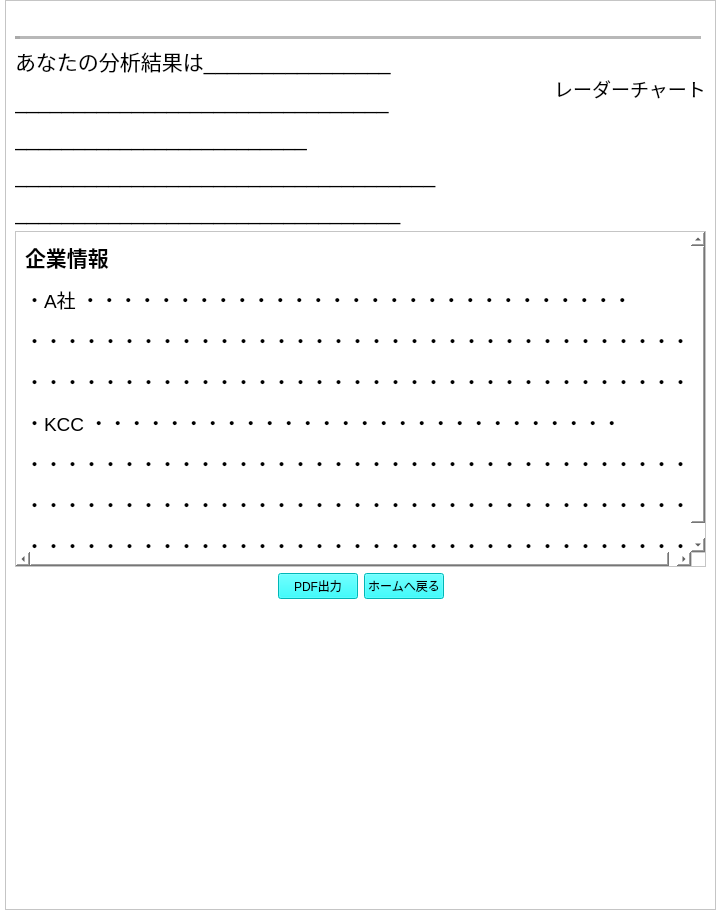
<?xml version="1.0" encoding="UTF-8"?>
<ui version="4.0">
 <class>Form</class>
 <widget class="QWidget" name="Form">
  <property name="geometry">
   <rect>
    <x>0</x>
    <y>0</y>
    <width>721</width>
    <height>910</height>
   </rect>
  </property>
  <property name="windowTitle">
   <string>進路適性診断 e-navi</string>
  </property>
  <property name="styleSheet">
   <string notr="true">background-color: rgb(255,255,255);</string>
  </property>
  <layout class="QGridLayout" name="gridLayout">
   <property name="leftMargin">
    <number>5</number>
   </property>
   <property name="topMargin">
    <number>0</number>
   </property>
   <property name="rightMargin">
    <number>5</number>
   </property>
   <property name="bottomMargin">
    <number>0</number>
   </property>
   <property name="spacing">
    <number>0</number>
   </property>
   <item row="0" column="0">
    <widget class="QScrollArea" name="scrollArea">
     <property name="styleSheet">
      <string notr="true"/>
     </property>
     <property name="widgetResizable">
      <bool>true</bool>
     </property>
     <widget class="QWidget" name="scrollAreaWidgetContents">
      <property name="geometry">
       <rect>
        <x>0</x>
        <y>0</y>
        <width>709</width>
        <height>908</height>
       </rect>
      </property>
      <layout class="QVBoxLayout" name="verticalLayout">
       <item>
        <layout class="QHBoxLayout" name="horizontalLayout_2">
         <item>
          <widget class="QLabel" name="label">
           <property name="text">
            <string/>
           </property>
           <property name="pixmap">
            <pixmap>../image/enavi_header.png</pixmap>
           </property>
          </widget>
         </item>
         <item>
          <spacer name="horizontalSpacer">
           <property name="orientation">
            <enum>Qt::Horizontal</enum>
           </property>
           <property name="sizeHint" stdset="0">
            <size>
             <width>40</width>
             <height>20</height>
            </size>
           </property>
          </spacer>
         </item>
        </layout>
       </item>
       <item>
        <widget class="Line" name="line">
         <property name="lineWidth">
          <number>5</number>
         </property>
         <property name="midLineWidth">
          <number>10</number>
         </property>
         <property name="orientation">
          <enum>Qt::Horizontal</enum>
         </property>
        </widget>
       </item>
       <item>
        <layout class="QHBoxLayout" name="horizontalLayout_11">
         <item>
          <widget class="QLabel" name="label_6">
           <property name="text">
            <string>&lt;html&gt;&lt;head/&gt;&lt;body&gt;&lt;p&gt;&lt;span style=&quot; font-size:16pt;&quot;&gt;あなたの分析結果は________________&lt;/span&gt;&lt;/p&gt;&lt;p&gt;&lt;span style=&quot; font-size:16pt;&quot;&gt;________________________________&lt;/span&gt;&lt;/p&gt;&lt;p&gt;&lt;span style=&quot; font-size:16pt;&quot;&gt;_________________________&lt;/span&gt;&lt;/p&gt;&lt;p&gt;&lt;span style=&quot; font-size:16pt;&quot;&gt;____________________________________&lt;/span&gt;&lt;/p&gt;&lt;p&gt;&lt;span style=&quot; font-size:16pt;&quot;&gt;_________________________________&lt;/span&gt;&lt;/p&gt;&lt;/body&gt;&lt;/html&gt;</string>
           </property>
          </widget>
         </item>
         <item>
          <spacer name="horizontalSpacer_2">
           <property name="orientation">
            <enum>Qt::Horizontal</enum>
           </property>
           <property name="sizeHint" stdset="0">
            <size>
             <width>40</width>
             <height>20</height>
            </size>
           </property>
          </spacer>
         </item>
         <item>
          <layout class="QVBoxLayout" name="verticalLayout_2">
           <item>
            <widget class="QLabel" name="label_2">
             <property name="text">
              <string>&lt;html&gt;&lt;head/&gt;&lt;body&gt;&lt;p&gt;&lt;span style=&quot; font-size:14pt;&quot;&gt;レーダーチャート&lt;/span&gt;&lt;/p&gt;&lt;/body&gt;&lt;/html&gt;</string>
             </property>
            </widget>
           </item>
           <item>
            <widget class="QLabel" name="label_3">
             <property name="text">
              <string/>
             </property>
             <property name="pixmap">
              <pixmap>../image/radar.png</pixmap>
             </property>
            </widget>
           </item>
          </layout>
         </item>
        </layout>
       </item>
       <item>
        <widget class="QScrollArea" name="scrollArea_2">
         <property name="verticalScrollBarPolicy">
          <enum>Qt::ScrollBarAlwaysOn</enum>
         </property>
         <property name="widgetResizable">
          <bool>true</bool>
         </property>
         <widget class="QWidget" name="scrollAreaWidgetContents_2">
          <property name="geometry">
           <rect>
            <x>0</x>
            <y>0</y>
            <width>676</width>
            <height>282</height>
           </rect>
          </property>
          <layout class="QVBoxLayout" name="verticalLayout_4">
           <item>
            <layout class="QVBoxLayout" name="verticalLayout_3">
             <item>
              <widget class="QLabel" name="label_4">
               <property name="text">
                <string>&lt;html&gt;&lt;head/&gt;&lt;body&gt;&lt;p&gt;&lt;span style=&quot; font-size:16pt; font-weight:600;&quot;&gt;企業情報&lt;/span&gt;&lt;/p&gt;&lt;p&gt;&lt;span style=&quot; font-size:14pt;&quot;&gt;・A社　・・・・・・・・・・・・・・・・・・・・・・・・・・・・・&lt;/span&gt;&lt;/p&gt;&lt;p&gt;&lt;span style=&quot; font-size:14pt;&quot;&gt;・・・・・・・・・・・・・・・・・・・・・・・・・・・・・・・・・・・&lt;/span&gt;&lt;/p&gt;&lt;p&gt;&lt;span style=&quot; font-size:14pt;&quot;&gt;・・・・・・・・・・・・・・・・・・・・・・・・・・・・・・・・・・・&lt;/span&gt;&lt;/p&gt;&lt;p&gt;&lt;span style=&quot; font-size:14pt;&quot;&gt;・KCC　・・・・・・・・・・・・・・・・・・・・・・・・・・・・&lt;/span&gt;&lt;/p&gt;&lt;p&gt;&lt;span style=&quot; font-size:14pt;&quot;&gt;・・・・・・・・・・・・・・・・・・・・・・・・・・・・・・・・・・・&lt;/span&gt;&lt;/p&gt;&lt;p&gt;&lt;span style=&quot; font-size:14pt;&quot;&gt;・・・・・・・・・・・・・・・・・・・・・・・・・・・・・・・・・・・&lt;/span&gt;&lt;/p&gt;&lt;p&gt;&lt;span style=&quot; font-size:14pt;&quot;&gt;・・・・・・・・・・・・・・・・・・・・・・・・・・・・・・・・・・・&lt;/span&gt;&lt;/p&gt;&lt;/body&gt;&lt;/html&gt;</string>
               </property>
              </widget>
             </item>
            </layout>
           </item>
          </layout>
         </widget>
        </widget>
       </item>
       <item>
        <layout class="QHBoxLayout" name="horizontalLayout_7">
         <item>
          <spacer name="horizontalSpacer_7">
           <property name="orientation">
            <enum>Qt::Horizontal</enum>
           </property>
           <property name="sizeHint" stdset="0">
            <size>
             <width>40</width>
             <height>20</height>
            </size>
           </property>
          </spacer>
         </item>
         <item>
          <widget class="QPushButton" name="pdfBtn">
           <property name="styleSheet">
            <string notr="true">background-color: rgb(0,255,255)</string>
           </property>
           <property name="text">
            <string>PDF出力</string>
           </property>
          </widget>
         </item>
         <item>
          <widget class="QPushButton" name="homeBtn">
           <property name="styleSheet">
            <string notr="true">background-color: rgb(0,255,255)</string>
           </property>
           <property name="text">
            <string>ホームへ戻る</string>
           </property>
          </widget>
         </item>
         <item>
          <spacer name="horizontalSpacer_8">
           <property name="orientation">
            <enum>Qt::Horizontal</enum>
           </property>
           <property name="sizeHint" stdset="0">
            <size>
             <width>40</width>
             <height>20</height>
            </size>
           </property>
          </spacer>
         </item>
        </layout>
       </item>
       <item>
        <spacer name="verticalSpacer">
         <property name="orientation">
          <enum>Qt::Vertical</enum>
         </property>
         <property name="sizeHint" stdset="0">
          <size>
           <width>20</width>
           <height>40</height>
          </size>
         </property>
        </spacer>
       </item>
      </layout>
     </widget>
    </widget>
   </item>
  </layout>
 </widget>
 <resources/>
 <connections/>
</ui>
